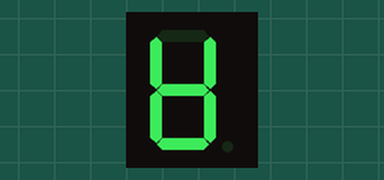
Recording of a sketch running on a simulated Arduino Uno, built with avr-gcc and run on an emulated ATmega328P. Shown: 1-digit seven-segment display. Wiring (inferred from the names in the program): 1-digit 7-segment display, segments lit when HIGH: segments pin 2, pin 3, pin 4, pin 5, pin 6, pin 7, pin 8. The segment pins are drawn as the display they are named for.

Above: at 0.1 s.
At 1.1 s:
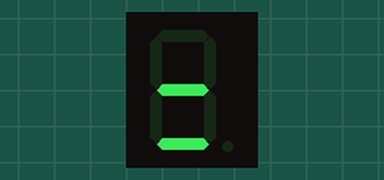
At 2.1 s:
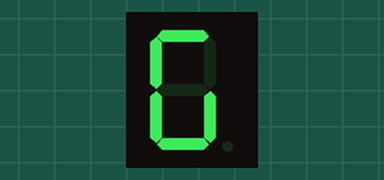
At 4.1 s:
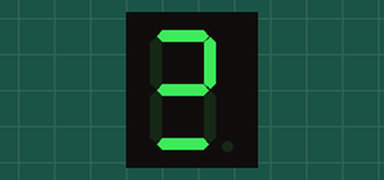
At 6.1 s:
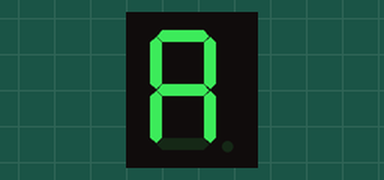
At 9.1 s:
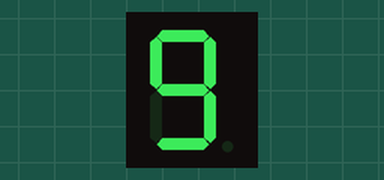

The sketch:

ali_SS_fanction.ino
```cpp
int a = 2, b = 3, c = 4, d = 5, e = 6, f = 7, g = 8;
int res;
void setup() {
  for (int i = 2; i < 9; i++) {
    pinMode(i, OUTPUT);
  }
}

void loop() {
  aliSS(res);
  res++;
  if (res == 10) {
    res = 0;
  }
  delay(1000);
}

void aliSS(int n) {
  if (n ==  1) {
    digitalWrite(d, HIGH);
    digitalWrite(g, HIGH);
    digitalWrite(a, LOW);
    digitalWrite(b, LOW);
    digitalWrite(c, LOW);
    digitalWrite(e, LOW);
    digitalWrite(f, LOW);
  }
  else if (n == 2) {
    digitalWrite(c, HIGH);
    digitalWrite(d, HIGH);
    digitalWrite(a, HIGH);
    digitalWrite(e, HIGH);
    digitalWrite(f, HIGH);
    digitalWrite(g, LOW);
    digitalWrite(b, LOW);
  }
  else if (n == 3) {
    digitalWrite(c, HIGH);
    digitalWrite(d, HIGH);
    digitalWrite(a, HIGH);
    digitalWrite(e, LOW);
    digitalWrite(f, HIGH);
    digitalWrite(g, HIGH);
    digitalWrite(b, LOW);
  }
  else if (n == 4) {
    digitalWrite(c, LOW);
    digitalWrite(d, HIGH);
    digitalWrite(a, HIGH);
    digitalWrite(e, LOW);
    digitalWrite(f, LOW);
    digitalWrite(g, HIGH);
    digitalWrite(b, HIGH);
  }
  else if (n == 5) {
    digitalWrite(c, HIGH);
    digitalWrite(d, LOW);
    digitalWrite(a, HIGH);
    digitalWrite(e, LOW);
    digitalWrite(f, HIGH);
    digitalWrite(g, HIGH);
    digitalWrite(b, HIGH);
  }
  else if (n == 6) {
    digitalWrite(c, HIGH);
    digitalWrite(d, LOW);
    digitalWrite(a, HIGH);
    digitalWrite(e, HIGH);
    digitalWrite(f, HIGH);
    digitalWrite(g, HIGH);
    digitalWrite(b, HIGH);
  }
  else if (n == 7) {
    digitalWrite(c, HIGH);
    digitalWrite(d, HIGH);
    digitalWrite(a, LOW);
    digitalWrite(e, LOW);
    digitalWrite(f, LOW);
    digitalWrite(g, HIGH);
    digitalWrite(b, LOW);
  }
  else if (n == 8) {
    digitalWrite(c, HIGH);
    digitalWrite(d, HIGH);
    digitalWrite(a, HIGH);
    digitalWrite(e, HIGH);
    digitalWrite(f, HIGH);
    digitalWrite(g, HIGH);
    digitalWrite(b, HIGH);
  }
  else if (n == 9) {
    digitalWrite(c, HIGH);
    digitalWrite(d, HIGH);
    digitalWrite(a, HIGH);
    digitalWrite(e, LOW);
    digitalWrite(f, HIGH);
    digitalWrite(g, HIGH);
    digitalWrite(b, HIGH);
  }
  else if (n == 0) {
    digitalWrite(c, HIGH);
    digitalWrite(d, HIGH);
    digitalWrite(a, LOW);
    digitalWrite(e, HIGH);
    digitalWrite(f, HIGH);
    digitalWrite(g, HIGH);
    digitalWrite(b, HIGH);
  }
}
```

Measured:
- by itself, everything shown: repeats every 10.0 s, in 10 steps
- what the display in image 1 shows lasts 1.0 s, from 1.0 s to 2.0 s
